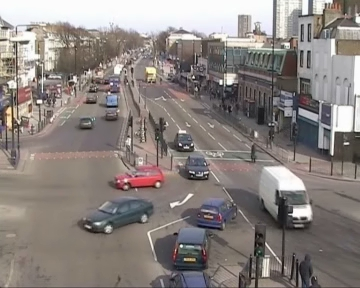
#> input picture HW6/img1.jpg, 360 x 288 px
$ jupyter execute --allow-errors HW6.ipynb   (shell and % lines are left out)
#> lines starting #> are read from the running program, lines starting #| are printed output that depends on the picture; long printed decimals are rounded
# John Wu
# CSE 5524
# 10/1/22
### Libraries

[cell 1]
import numpy as np
import matplotlib.pyplot as plt
from matplotlib.image import imread
import matplotlib.animation as animation
import matplotlib.cm as cm
import scipy
import scipy.ndimage
import skimage.io
from skimage import morphology
# plt.rcParams['figure.figsize'] = [20, 20]

### 1) Use the covariance matching technique to find the correct match in the color image given on the WWW site (target.jpg). The model covariance matrix (of <x,y,R,G,B> features) is given below (notice x,y vs. row,col!). modelCovMatrix = [47.917 0 -146.636 -141.572 -123.269; 0 408.250 68.487 69.828 53.479; -146.636 68.487 2654.285 2621.672 2440.381; -141.572 69.828 2621.672 2597.818 2435.368; -123.269 53.479 2440.381 2435.368 2404.923]; Test all possible overlapping windows (each of size 70 rows by 24 columns, with the upperleft-corner as the window origin) in the image with the given model. Save the match distance for each box location in the image at each pixel location (for the origin of the window). Plot/display the match-distance-image. Provide the location of the best match distance for the best candidate. Note that the above given covariance matrix is biased (normalized with 1/(M*N)), and Matlab’s cov function is unbiased by default using 1/(M*N-1), so call cov( X, 1 ) to make it consistent (biased). Leave the image with colors ranging 0-255 (do not scale/normalize the colors). NOTE: make sure not to take a log() of zero at any time! [5 pts]

#> (a cell that did not finish here is left out)

[cell 3]
# Define a bunch of important functions
def rieman_manifold(cModel, cCandidate):
    genEig, genEigVector = scipy.linalg.eig(cModel, cCandidate)
    genEig = np.log(genEig)
    genEig = np.square(genEig)
    sumCost = np.sum(genEig)
    sumCost = np.sqrt(sumCost)
    return sumCost

# note one key issue of python vs. matlab is again, we have to worry about starting row and column = 1
def compute_covariance(im, originRow, originCol, windowRows, windowCols):
    # 5 features.
    X = np.zeros((windowRows * windowCols,5))
    i = 0 # I'm too lazy to do row colum arithmetic
    for row in range(originRow, originRow + windowRows): # rows are Y
        for col in range(originCol, originCol + windowCols): # columns are X
            X[i,0] = col + 1 # notice that we need to add 1 to match matlab values
            X[i,1] = row + 1  # y
            X[i,2] = im[row, col, 0] # R
            X[i,3] = im[row, col, 1] # G
            X[i,4] = im[row, col, 2]  # B
            i+=1
    cov = np.cov(np.transpose(X), bias=True) # add bias back in.
    return cov

[cell 4]
# now let's slide the window across and scan
def covariance_track(im, modelCovMatrix, windowRows, windowCols):
    finalOriginRow = im.shape[0] - windowRows + 1
    finalOriginCol = im.shape[1] - windowCols + 1
    bestOriginRow = 0
    bestOriginCol = 0
    bestDistance = np.Inf
    matchDistances = np.zeros((finalOriginRow, finalOriginCol))
    for row in range(finalOriginRow):
        for col in range(finalOriginCol):
            candidateCovMatrix = compute_covariance(im, row, col, windowRows, windowCols)
            matchDistance = rieman_manifold(modelCovMatrix, candidateCovMatrix)
            matchDistances[row, col] = matchDistance
            if matchDistance < bestDistance:
                bestOriginRow = row
                bestOriginCol = col
                bestDistance = matchDistance
    return matchDistances, (bestOriginRow, bestOriginCol) # return a matrix of all the distances and best row/col

#> (a cell that did not finish here is left out)

#> (a cell that did not finish here is left out)

##### Location of best origin match is at (row, col) = (23,251) or (X,Y) = (251, 23), which is the big dark spot in the match distances above! Note that in matlab, these indices would be increased by 1, so it would be (24,252) in Matlab. We will now plot and save the window of interest.

##### Original:

#> (a cell that did not finish here is left out)

##### Model Covariance Matrix Image From Origin

#> (a cell that did not finish here is left out)

##### Quick Discussion: The match distances displayed above provide a pretty awesome way of seeing what the model thinks it's supposed to be tracking. In this case, it zooms in on the blue backpack, but other lower match distances are also centered around all the other people. This makes sense if the model is of a person and their backpack as the colors of people are different than the colors of a sidewalk or tree.

#

### 2) Create a function to extract a feature vector of pixel information in a circular neighborhood (< radius) around (x,y): [ X ]=circularNeighbors(img, x, y, radius); For each pixel, use the same format to return as used above (<xi ,yi ,R,G,B>). That is, X should be a Kx5 matrix, where each row is for one of the pixels in the neighborhood. Assume that the (x,y) passed into the function are real (non-integer) values, and do NOT round them in the function for computation of the neighborhood. [2 pts]

[cell 9]
def pixelFeature(im, row, col): # reminder row = y, column = x
    x = np.zeros(5)
    x[0] = col
    x[1] = row
    x[2] = im[row,col,0] # R
    x[3] = im[row,col,1] # G
    x[4] = im[row,col,2] # B
    return x

# centerX ~ col, centerY ~ row
def radialDistance(centerX, centerY,x,y):
    return np.sqrt( np.square(centerX - x) + np.square(centerY - y))

# Epanchnikov profile, also again, x is a column, y is a row (BE VERY CAREFUL)
def circularNeighbors(img, x, y, radius):
#> called with img = array of shape (5, 5, 3), x = 2.5, y = 2, radius = 2
    neighborhood = [] # we will append and then  return a matrix.
    maxY = y + radius # max row
    minY = y - radius # minimum row
    maxX = x + radius # maximum col we're seaching
    minX = x - radius # min col
    # in case we run into weird boundaries of images
    minY = int(minY) - 1
    maxY = int(maxY) + 1
    minX = int(minX) - 1
    maxX = int(maxX) + 1
    if minY < 0:
        minY = 0
    if maxY > img.shape[0]:
        maxY = img.shape[0]
    if minX < 0:
        minX = 0
    if maxX > img.shape[1]:
        maxX = img.shape[1]

    # note that the way this neighborhood matrix will be sorted from top
    # to bottom, left to right. We do the above to reduce computational time.
    for row in range(minY, maxY): # y are the rows
        for col in range(minX, maxX): # again X are the columns
            if radialDistance(centerX=x,centerY=y,x=col,y=row) < radius:
                # returns <x,y,r,g,b>
                neighborFeatures = pixelFeature(img, row, col)
                neighborhood.append(neighborFeatures)
    neighborhood = np.stack(neighborhood, axis=0)
    return neighborhood

[cell 10]
radialTestMat = np.ones((5,5,3))
testNbrHd = circularNeighbors(radialTestMat,2.5,2, 2)
print("Sanity Check Test Dims:",testNbrHd.shape)
print(testNbrHd)

##### Quick note: Test results above makes sense given location of the center.

### 3) Create a function to build a color histogram from the neighborhood info: [ hist ]=colorHistogram(X, bins, x, y, h); The histogram (hist) should be a bins x bins x bins color cube (RxGxB). The bins should be evenly spaced. For example, if bins=4 then the pixel-value limits for each bin will be {0-63, 64-127, 128-191, 192-255}. Be sure to test your code on pixels with possible RGB values of 0 and 255. Weight the construction of the histogram using an Epanechnikov kernel centered at real-valued (x, y) and with bandwidth h. Normalize the histogram/cube so it sums to 1. (This function will be used to make your model histogram “q_model” and to make the candidate test histogram “p_test”) [3 pts]

[cell 11]
def epKernel(centerX, centerY, x, y, h):
    r = np.sqrt(np.square(centerX - x) + np.square(centerY - y)) / h
    r = np.square(r)
    retVal = 0
    if r < 1:
        retVal = 1 - r
    return retVal

def colorHistogram(X, bins, x, y, h):
    hist = np.zeros((bins,bins,bins)) # CUBE OF BINS for RGB
    binUpperBounds = np.zeros(bins) # vectors of bin bounds for each dimension.
    binLowerBounds = np.zeros(bins) # indexed in a convenient way.
    # compute bin bounds, and since all RGB values are ints, we can >=,<=
    for i in range(bins):
        low = np.floor(255*i/ bins)
        up = np.floor(255*(i+1)/bins)
        binLowerBounds[i] = low
        binUpperBounds[i] = up
        if i > 0:
            binLowerBounds[i]+=1
    # now go through all the pixel values in X, and bin them. 2 for the position x,y
    for i in range(X.shape[0]):
        rgbBins = np.zeros(X.shape[1] - 2) # find out which bin each pixel value goes into
        for bin in range(bins): # indexed as r,g,b
            for color in range(2, X.shape[1]):
                if (X[i,color] >= binLowerBounds[bin]) and (X[i,color] <= binUpperBounds[bin]):
                    rgbBins[color - 2] = bin # tldr; find bin for rgb colors.
        # once binned, then, add their weighted values given center
        # using Epanechnikov kernel
        # since we defined which ones exist already, we can just add those specifically.
        hist[int(rgbBins[0]), int(rgbBins[1]), int(rgbBins[2])] += epKernel(x,y,X[i,0],X[i,1],h)
    hist /= np.sum(hist) # normalize
    return hist

##### We will test the above function in the later sections.

### 4) Create a function to calculate a vector of the mean-shift weights (w), where there is a weight w i for each pixel i in the neighborhood: [2 pts] [ w ]=meanshiftWeights(X, q_model, p_test, bins);

[cell 12]
def meanshiftWeights(X, q_model, p_test, bins):
    w = np.zeros(X.shape[0])
    binUpperBounds = np.zeros(bins) # vectors of bin bounds for each dimension.
    binLowerBounds = np.zeros(bins) # indexed in a convenient way.
    # compute bin bounds, and since all RGB values are ints, we can >=,<=
    for i in range(bins):
        low = np.floor(255*i/ bins)
        up = np.floor(255*(i+1)/bins)
        binLowerBounds[i] = low
        binUpperBounds[i] = up
        if i > 0:
            binLowerBounds[i]+=1
    # now let's compute all the weights and get the exact bin for each X-term
    for i in range(X.shape[0]):
        rgbBins = np.zeros(X.shape[1] - 2) # find out which bin each pixel value goes into
        for bin in range(bins): # indexed as r,g,b
            for color in range(2, X.shape[1]):
                if X[i,color] >= binLowerBounds[bin] and X[i,color] <= binUpperBounds[bin]:
                    rgbBins[color - 2] = int(bin) # tldr; find bin for rgb colors.
        ratio = q_model[int(rgbBins[0]), int(rgbBins[1]), int(rgbBins[2])]
        ratio /= p_test[int(rgbBins[0]), int(rgbBins[1]), int(rgbBins[2])]
        ratio = np.sqrt(ratio)
        w[i] += ratio

    return w

### 5) Load the images img1.jpg and img2.jpg (from the website), and use the functions above to perform mean-shift tracking. Build a model from img1 using a circular neighborhood with a radius of 25 pixels centered at (x 0 ,y0 ) = (150.0, 175.0) and a color histogram of size 16x16x16 (cube). Build the weighted cube histogram using an Epanechnikov kernel with bandwidth h = 25 (same as the earlier radius). Run 25 iterations of mean-shift tracking on img2. DO NOT ROUND coordinates or values at any time! Report the final (x, y) location (DO NOT ROUND) and Euclidean distance between the last two iterations (see Step 4 on the Algorithm slide). [3 pts]

[cell 13]
img1 = plt.imread('img1.jpg')
#> img1 is the input picture: shape (288, 360, 3); mean R, G, B 138.2, 130.7, 127.1
plt.imshow(img1)

[cell 14]
img2 = plt.imread('img2.jpg')
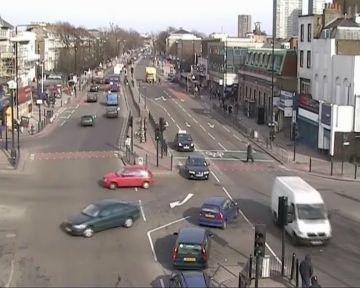
#> input picture HW6/img2.jpg, 360 x 288 px
#> img2 is the input picture: shape (288, 360, 3); mean R, G, B 138.7, 131.4, 127.9
plt.imshow(img2)

[cell 15]
radius = 25
img1CenterX = 149.0 # 150 in matlab column
img1CenterY = 174.0 # 175 in matlab row
bins = 16
h = 25
nIter = 25
pixelX = circularNeighbors(img1, img1CenterX, img1CenterY, radius)
#> in circularNeighbors (call 2), `neighborhood = np.stack(neighborhood, axis=0)`: neighborhood = 1941 rows, first 6: [143, 150, 184, 162, 151], [144, 150, 172, 148, 138], [145, 150, 172, 148, 138], [146, 150, 174, 150, 140], [147, 150, 183, 156, 147], [148, 150, 187, 160, 151]
#> pixelX has the same summary as neighborhood in circularNeighbors
q_model = colorHistogram(pixelX, bins,img1CenterX,img1CenterY,h)
#> the loop in colorHistogram, `for i in range(X.shape[0]):` made 1941 passes
#> (r in epKernel, retVal in epKernel) on passes 1 to 3: (0.979, 0.0208), (0.962, 0.0384), (0.947, 0.0528)
print(pixelX.shape)
#| (1941, 5)
print(q_model.shape)
#| (16, 16, 16)

[cell 16]
def mean_shift_track(nextIm, q_model, r, h, initialX, initialY, nIter, epsilon=-1):
#> called with q_model = array of shape (16, 16, 16), r = 25, h = 25, initialX = 149, initialY = 174, nIter = 25, epsilon = -1
    bins = q_model.shape[0]
#> bins = 16
    # step 1 generate target pu in current frame at y0
    y0 = np.array([initialX, initialY])
    euclideanDistance = 0
    for iter in range(nIter):
        p_X = circularNeighbors(img2, y0[0], y0[1], r)
        p_test = colorHistogram(p_X, bins, y0[0], y0[1], h)
        # compute weights wi
        w = meanshiftWeights(p_X, q_model, p_test, bins)
        sumW = np.sum(w)
        # now compute next best location of target
        weightedCoordinates = np.zeros(2)
        for i in range(p_X.shape[0]):
            weightedCoordinates+= w[i] * p_X[i,:2]
        # follow the y1 algorithm
        y1 = weightedCoordinates / sumW
        euclideanDistance = np.linalg.norm(y1 - y0)
        y0 = y1
        # stop if y1 - y0 < epsilon, no epsilon here though.
        if epsilon > 0 and euclideanDistance < epsilon:
            return y0, euclideanDistance
#> this loop made 25 passes
    return y0, euclideanDistance

[cell 17]
y_best, dist = mean_shift_track(img2, q_model, radius, h, img1CenterX, img1CenterY, nIter)
print('Final (X,Y):',y_best)
#| Final (X,Y): [136.642  174.292]
print('Distance:',dist)
#| Distance: 0.01059

##### As a sanity check, let's see if the red car shows up in 2*radius x 2*radius box around the final center in the second image.

[cell 18]
plt.imshow(img2[int(y_best[1]) - radius: int(y_best[1]) + radius, int(y_best[0]) - radius: int(y_best[0]) + radius])
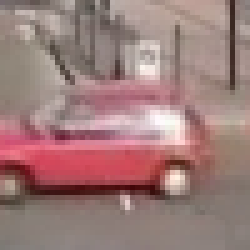
#> shown: shape (50, 50, 3) (shown 5 times larger); mean R, G, B 157.6, 124.6, 122.4
